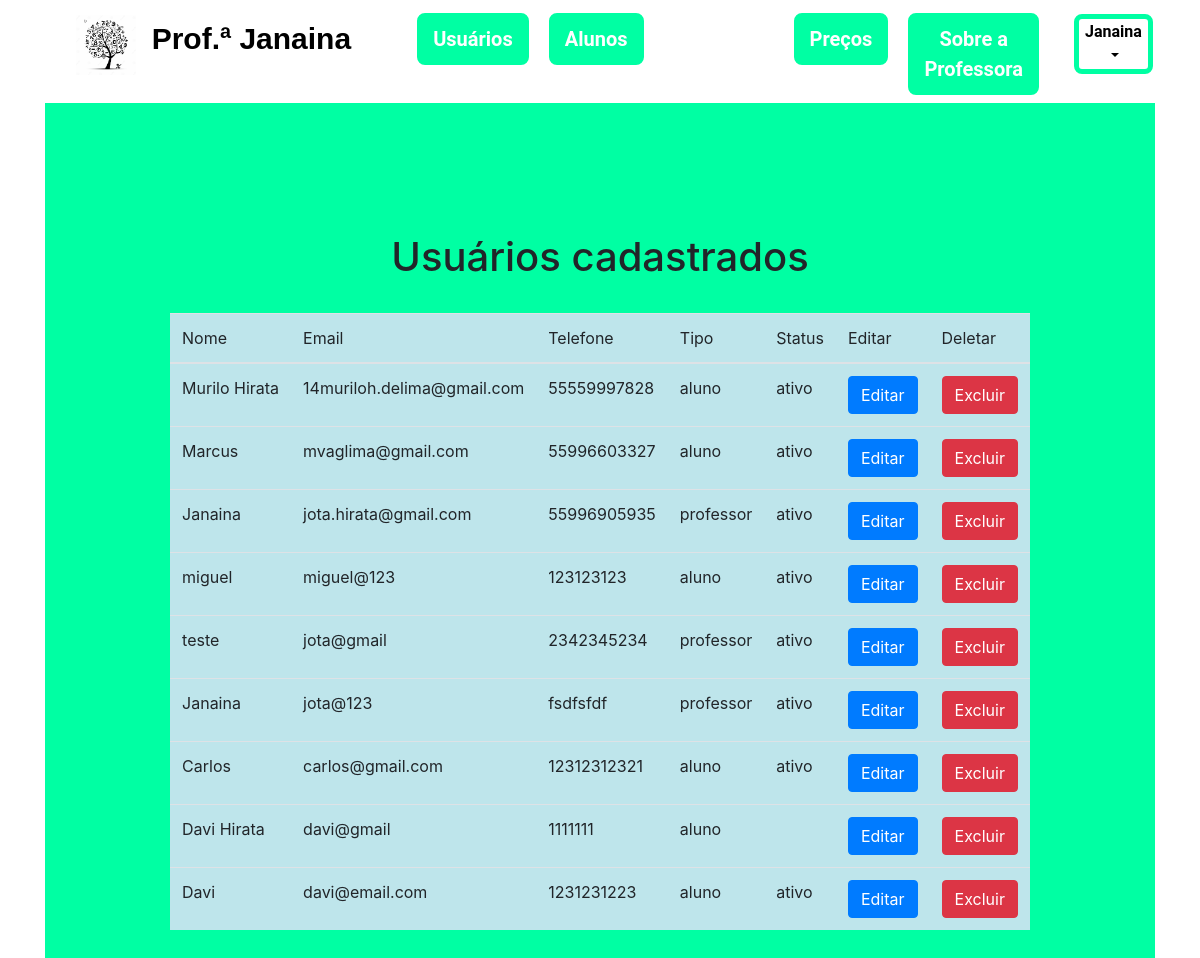
The app's page /AgendaPHP/view/mostrarUsuarios.php (signed in) with its own data.
### tables this page shows
CREATE TABLE `usuario` (
  `id_usuario` int(11) NOT NULL,
  `nome` varchar(255) NOT NULL,
  `email` varchar(255) NOT NULL,
  `telefone` varchar(11) NOT NULL,
  `tipo` enum('desenvolvedor','professor','aluno') DEFAULT 'aluno',
  `senha` varchar(255) NOT NULL,
  `status` varchar(11) NOT NULL DEFAULT 'ativo'
);

### AgendaPHP/model/conexaoDB.php (called while the page is built, shortened)
<?php
    function connect(){
        $servidor='db';
        $nomeUsuario='php_docker';
        $senhaUsuario='password';
        $base='agenda';
        $conexao=mysqli_connect($servidor, $nomeUsuario, $senhaUsuario, $base) or die(mysqli_connect_error());
        return $conexao;
    }
    function query($sql) {
        global $conexao;
        mysqli_query($conexao, "SET CHARACTER SET utf8");
        $query = mysqli_query($conexao, $sql) or die(mysqli_error($conexao));
        return $query;
    }
?>

### AgendaPHP/model/crudUsuario.php (called while the page is built, shortened)
<?php
    include 'conexaoDB.php';
    function mostrarUsuarios(){
        $consulta = query("SELECT * FROM usuario");
        $resultados = [];
        if(mysqli_num_rows($consulta) > 0){
            while($resultadoSeparado = mysqli_fetch_assoc($consulta)){
                $resultados[] = $resultadoSeparado;
            }
        }
        return $resultados;
    }
?>

### AgendaPHP/view/mostrarUsuarios.php (the view, shortened to what this page needs)
<?php
    include '../model/crudUsuario.php';
?>
<!DOCTYPE html>
<html lang="pt-br">
<head>
    <link rel="stylesheet" href="../css/reset.css">
    <link rel="stylesheet" href="../css/geral.css">
    <link rel="stylesheet" href="https://cdn.jsdelivr.net/npm/bootstrap@4.0.0/dist/css/bootstrap.min.css"
>
    <link href="https://fonts.cdnfonts.com/css/love-light" rel="stylesheet">
</head>
<body>
    <?php
        if(isset($_SESSION['email'])){
            $nomeCompleto = $_SESSION['nome'];
            $partesNome = explode(' ', $nomeCompleto);
            $primeiroNome = $partesNome[0];
        }
    ?>
    <div class="container">
        <nav class="navbar navbar-expand-lg">
            <div class="container-fluid">
                <ul class="navbar-nav me-auto mb-2 mb-lg-0">
                    <a href="paginaPrincipal.php" class="navbar-brand">
                        <img src="../images/logo.jpg" alt="logo do site" width="60">
                        <p class="logo_site">Prof.ª Janaina</p>
                    </a>
                    <li class="nav-item">
                        <button type="button" class="btn-mint"><a class="nav-link active" aria-current="page"
                                href="#">Usuários</a></button>
                    </li>
                    <li class="nav-item">
                        <button type="button" class="btn-mint"><a class="nav-link"
                                href="mostrarAlunos.php">Alunos</a></button>
                    </li>
                    <li class="nav-item espacado">
                        <button type="button" class="btn-mint"><a class="nav-link"
                                href="../view/precos.php">Preços</a></button>
                    </li>
                    <li class="nav-item">
                        <button type="button" class="btn-mint"><a class="nav-link" href="../view/sobre.php">Sobre a
                                Professora</a></button>
                    </li>
                </ul>
            </div>
            <div class="dropdown">
                <button class="user-btn dropdown-toggle" type="button" id="dropdownMenuButton" data-toggle="dropdown"
                    aria-haspopup="true" aria-expanded="false">
                    <?php echo $primeiroNome; ?>
                </button>
            </div>
        </nav>
        <div class="meuContainer">
            <h1>Usuários cadastrados</h1>
            <div class="table-responsive-lg">
                <table class='table table-info'>
                    <thead>
                        <tr>
                            <th scope='col'>Nome</th>
                            <th scope='col'>Email</th>
                            <th scope='col'>Telefone</th>
                            <th scope="col">Tipo</th>
                            <th scope="col">Status</th>
                            <th scope='col'>Editar</th>
                            <th scope='col'>Deletar</th>
                        </tr>
                    </thead>
                    <?php
                    $resultados = mostrarUsuarios();
                    foreach($resultados as $resultado){ ?>
                    <tr>
                        <td><?php echo $resultado['nome'] ?>
                        <td><?php echo $resultado['email'] ?>
                        <td><?php echo $resultado['telefone'] ?>
                        <td><?php echo ($resultado['tipo'])?>
                        <td><?php echo ($resultado['status'])?>
                        <td><?php echo "<a href='editarUsuario.php?id=$resultado[id_usuario]' class='btn btn-primary'>Editar</a>" ?>
                        <td>
                            <button type="button" class="btn btn-danger"
                                onclick="confirmarExclusao(<?=$resultado['id_usuario']?>)">Excluir</button>
                        </td>
                        <?php
                    }?>
                </table>
            </div>
        </div>
    </div>
</body>
</html>

### AgendaPHP/css/geral.css (style rules this page uses)
.logo_site { color: #000; font-family: 'Love Light', sans-serif; font-weight: bold; font-size: 30px; margin-top: 3px; margin-right: 50px; display: inline-block; vertical-align: middle; margin-left: 10px; }
.btn-mint { margin-top: 5px; font-weight: bold; font-family: Roboto, sans-serif; font-size: 20px; margin-right: 20px; border: 2px solid #00FFA3; border-radius: 8px; background-color: #00FFA3; }
.navbar-nav a { color: #ffffff; text-decoration: none; }
.user-btn { margin-top: -15px; font-weight: bold; font-family: Roboto, sans-serif; margin-right: 20px; border: 5px solid #00FFA3; border-radius: 8px; background-color: #fff; }
.espacado { margin-left: 130px; }
.meuContainer { background-color: #00FFA3; display: flex; flex-direction: column; justify-content: center; align-items: center; padding-top: 130px; padding-bottom: 100px; box-sizing: border-box; }

### records on screen
usuario: nome "Murilo Hirata", email "14muriloh.delima@gmail.com", telefone "55559997828", tipo "aluno", status "ativo"
usuario: nome "Marcus", email "mvaglima@gmail.com", telefone "55996603327", tipo "aluno", status "ativo"
usuario: nome "Janaina", email "jota.hirata@gmail.com", telefone "55996905935", tipo "professor", status "ativo"
usuario: nome "miguel", email "miguel@123", telefone "123123123", tipo "aluno", status "ativo"
usuario: nome "teste", email "jota@gmail", telefone "2342345234", tipo "professor", status "ativo"
usuario: nome "Janaina", email "jota@123", telefone "fsdfsfdf", tipo "professor", status "ativo"
usuario: nome "Carlos", email "carlos@gmail.com", telefone "12312312321", tipo "aluno", status "ativo"
usuario: nome "Davi Hirata", email "davi@gmail", telefone "1111111", tipo "aluno"
usuario: nome "Davi", email "davi@email.com", telefone "1231231223", tipo "aluno", status "ativo"

### other values on screen
$primeiroNome "Janaina"
